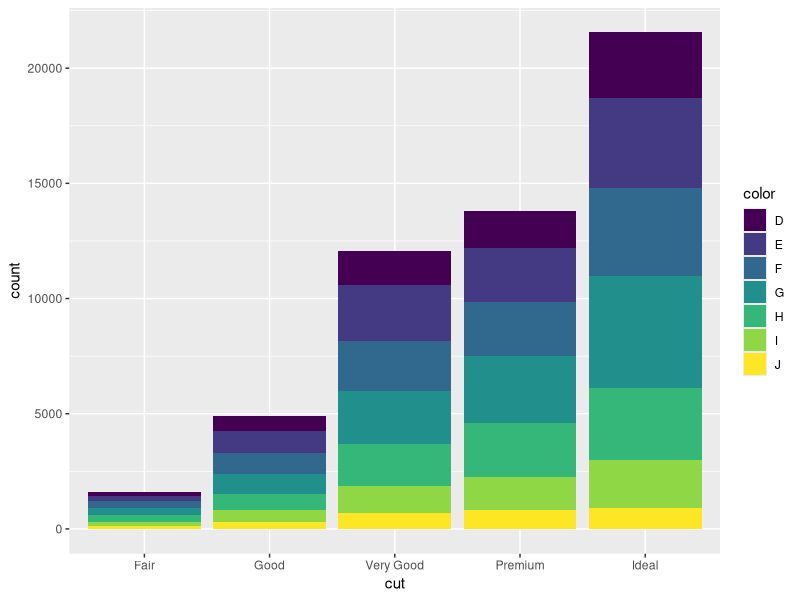
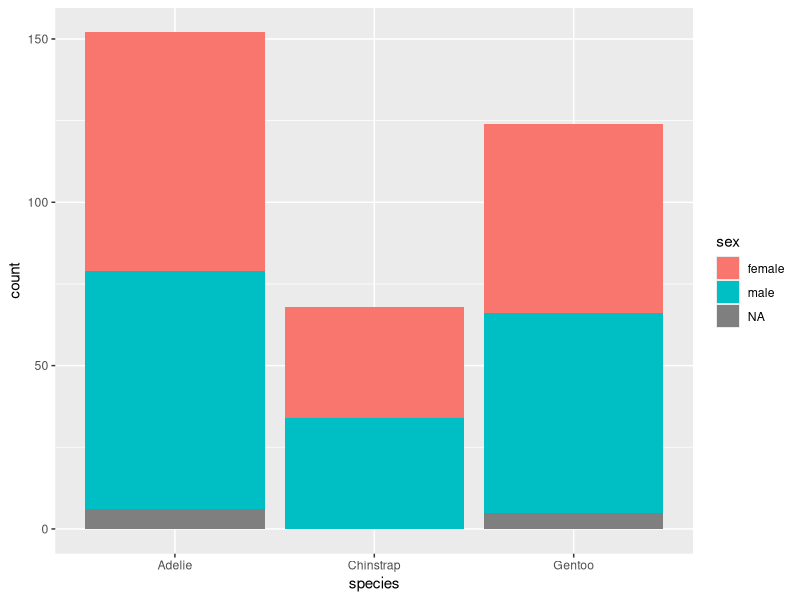
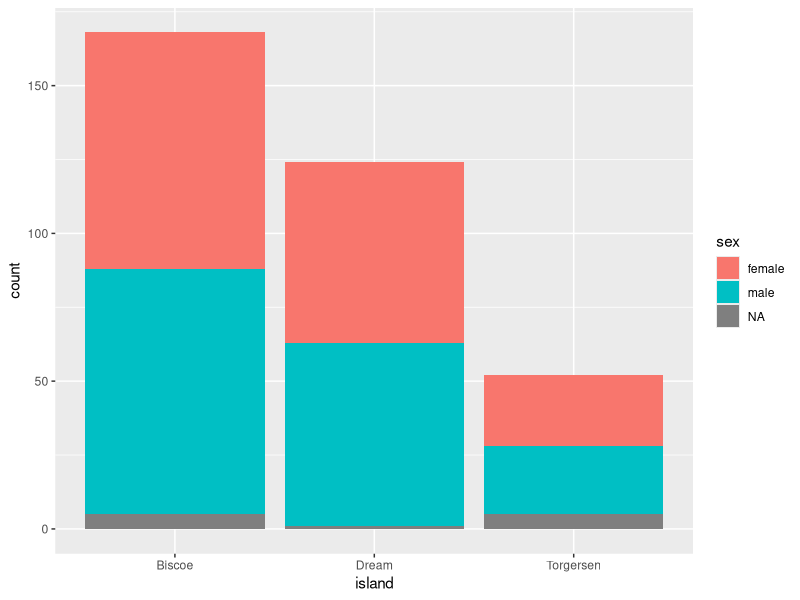
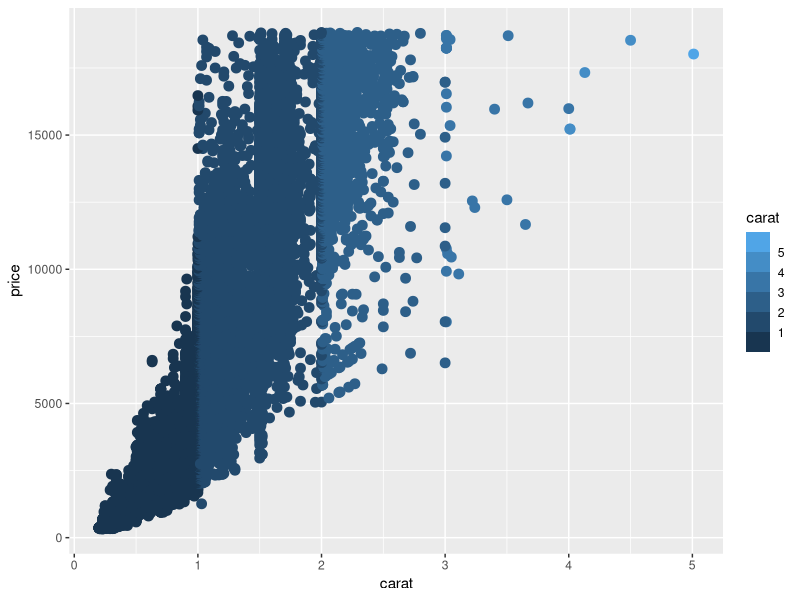

The R script that drew these images, in order:
## ---- chunk 1
knitr::opts_chunk$set(fig.path = "", echo = FALSE, message = FALSE, warning = FALSE)
## Load frequently used packages for blog posts
library(tidyverse)
library(ggplot2)
library(palmerpenguins)
## ---- chunk 2
ggplot(data = diamonds,
       mapping = aes(x = cut, fill = color)) +
  geom_bar() +
  scale_colour_fermenter()
## ---- chunk 3
ggplot(penguins) + geom_bar(aes(x = species, fill = sex),position = "stack")
ggplot(penguins) + geom_bar(aes(x = island, fill = sex),position = "stack")
## ---- chunk 4
ggplot(data = diamonds,
       mapping = aes(x = carat, y = price, color = carat)) +
  geom_point(size = 3) +
  scale_colour_binned()
